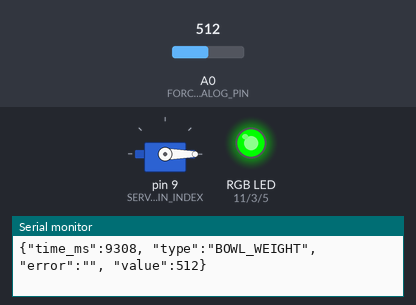
A sketch run on a simulated Arduino Uno, built with avr-gcc and run on an emulated ATmega328P. Parts: servo, an RGB LED mixed from three pins (HIGH = lit), the last lines printed to the serial monitor. The inputs (shaded band) are chosen by the test bench; at power-on: A0 (FORCE_SENSOR_ANALOG_PIN) = 512. Dim RGB values are drawn brighter than linear.

Above: at 1.2 s.
1.3 s: A0 (FORCE_SENSOR_ANALOG_PIN) set to 473
4.3 s: A0 (FORCE_SENSOR_ANALOG_PIN) set to 451
At 4.8 s:
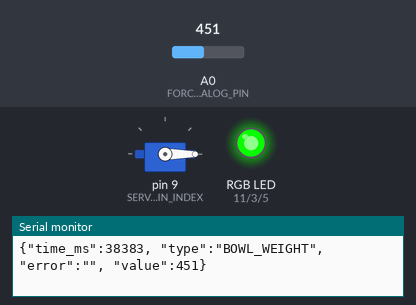
5.8 s: A0 (FORCE_SENSOR_ANALOG_PIN) set to 0
At 6.2 s:
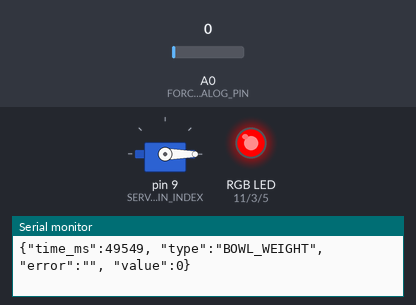
7.3 s: A0 (FORCE_SENSOR_ANALOG_PIN) set to 122
At 8.7 s:
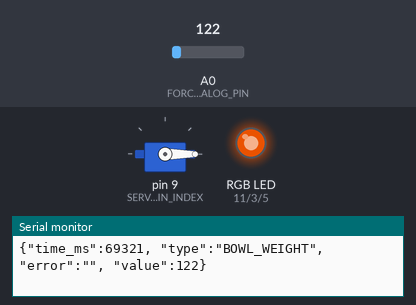
10.3 s: A0 (FORCE_SENSOR_ANALOG_PIN) set to 265
At 11.6 s:
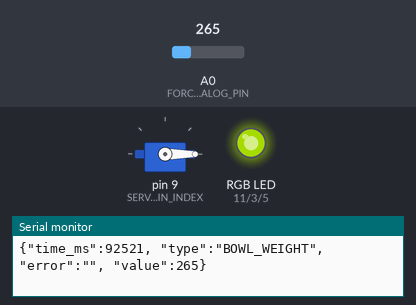
Timing chart, 0 to 12.8 s (numbered marks = the images above; inputs shaded):
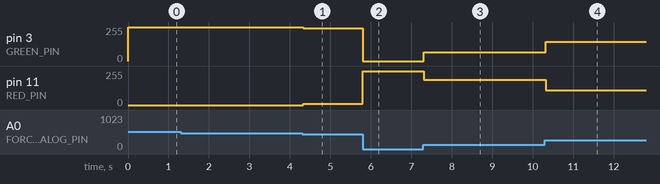

Measured:
- after the input at 4.3 s, pin 3 (GREEN_PIN): 255/255 → 246/255 at once; pin 11 (RED_PIN): 0/255 → 9/255 at once
- after the input at 5.8 s, pin 3 (GREEN_PIN): 246/255 → 0/255 at once; pin 11 (RED_PIN): 9/255 → 255/255 at once
- after the input at 7.3 s, pin 3 (GREEN_PIN): 0/255 → 66/255 at once; pin 11 (RED_PIN): 255/255 → 189/255 at once
- after the input at 10.3 s, pin 3 (GREEN_PIN): 66/255 → 145/255 at once; pin 11 (RED_PIN): 189/255 → 110/255 at once

The sketch:

code.ino
```cpp
// Include the Servo library
#include <Servo.h>

#include <string.h>

#define HIGH_SERVO_DEG 90
#define LOW_SERVO_DEG 0

#define SERVO_RAW_PIN_INDEX 9

#define RED_CHANNEL_INDEX 2
#define RED_PIN (1 << DDB3)
#define RED_DIRECTION_PORT DDRB
#define RED_PWM_REGISTER OCR2A

#define GREEN_CHANNEL_INDEX 1
#define GREEN_PIN (1 << DDD3)
#define GREEN_DIRECTION_PORT DDRD
#define GREEN_PWM_REGISTER OCR2B

#define BLUE_CHANNEL_INDEX 0
#define BLUE_PIN (1 << DDD5)
#define BLUE_DIRECTION_PORT DDRD
#define BLUE_PWM_REGISTER OCR0B

#define FORCE_SENSOR_ANALOG_PIN (1 << DDC0)
#define FORCE_SENSOR_DIRECTION_PORT DDRC
#define FORCE_SENSOR_ANALOG_PIN_ADC_INDEX 0

#define FORCE_MAX 466.0
#define RGB_MAX 255.0

#define FORCE_TO_RGB_RATIO RGB_MAX / FORCE_MAX

#define MAX_MESSAGE_CHARS 128
#define START_MARKER '<'
#define END_MARKER '>'

#define REFILL_STATE_OFF 0
#define REFILL_STATE_ON 1

#define TARGET_WEIGHT_MIN 1

const char * OUTPUT_TYPE_BOWL_CAPACITY = "BOWL_CAPACITY";
const char * OUTPUT_TYPE_BOWL_WEIGHT = "BOWL_WEIGHT";
const char * OUTPUT_TYPE_TARGET_WEIGHT_UPDATE = "TARGET_WEIGHT_UPDATE";
const char * OUTPUT_TYPE_REFILL_STATE_UPDATE = "REFILL_STATE_UPDATE";
const char * OUTPUT_TYPE_EMPTY_BOWL_ALERT = "EMPTY_BOWL_ALERT";
const char * OUTPUT_TYPE_GENERAL_ERROR_ALERT = "GENERAL_ERROR_ALERT";
const char * INPUT_TYPE_REFILL_COMMAND = "REFILL";
const char * INPUT_TYPE_NEW_TARGET_WEIGHT_COMMAND = "NEW_TARGET_WEIGHT";

// settings
const uint16_t bowl_capacity = (uint16_t) FORCE_MAX;

// Create a Servo object
Servo food_blocker_servo;
// Init read sm message vars
char received_chars[MAX_MESSAGE_CHARS];
uint8_t partial = 0;

// Init refill flags
uint8_t refill = 0;
uint8_t user_notified_for_empty_bowl = 0;
uint16_t user_target_weight = FORCE_MAX; // default

void pwm_timers_setup() {
  // Configure Timer0 to generate the PWM signal for D3 (OC0B)
  TCCR0A = (1 << WGM00) | (1 << WGM01) | (1 << COM0B1);
  TCCR0B = (1 << CS01);

  // Configure Timer2 to generate the PWM signal for D11 (OC2A) and D5 (OC2B)
  TCCR2A = (1 << WGM21) | (1 << WGM20) | (1 << COM2A1) | (1 << COM2B1);
  TCCR2B = (1 << CS21);
}

void adc_setup() {
  // Set the ADC reference to AVcc (5V)
  // It provides power to the ADC circuitry on the chip
  ADMUX = (1 << REFS0);

  // Set the ADC prescaler to 128 (for a 16 MHz clock, this will give 125 KHz ADC clock)
  ADCSRA = (1 << ADPS2) | (1 << ADPS1) | (1 << ADPS0);

  // Enable ADC
  ADCSRA |= (1 << ADEN);
}

void setup() {
  Serial.begin(115200);
  // Set RGB led pins as output
  RED_DIRECTION_PORT |= RED_PIN;
  GREEN_DIRECTION_PORT |= GREEN_PIN;
  BLUE_DIRECTION_PORT |= BLUE_PIN;
  // Set Force sensor pin as input
  FORCE_SENSOR_DIRECTION_PORT &= ~FORCE_SENSOR_ANALOG_PIN;

  // Init pwm timers for led
  pwm_timers_setup();
  // Init ADC Setup for analog read
  adc_setup();
  //update_color(BLUE_CHANNEL_INDEX, RGB_MAX);

  // Attach the servo to relevant analog pin
  food_blocker_servo.attach(SERVO_RAW_PIN_INDEX);
  food_blocker_servo.write(LOW_SERVO_DEG);
  // output base settings
  update(OUTPUT_TYPE_TARGET_WEIGHT_UPDATE, NULL, & user_target_weight);
  update(OUTPUT_TYPE_BOWL_CAPACITY, NULL, & bowl_capacity);
}

void update_color(uint8_t channel, uint8_t value) {
  switch (channel) {
  case BLUE_CHANNEL_INDEX:
    BLUE_PWM_REGISTER = value;
    break;
  case GREEN_CHANNEL_INDEX:
    GREEN_PWM_REGISTER = value;
    break;
  case RED_CHANNEL_INDEX:
    RED_PWM_REGISTER = value;
    break;
  default:
    break;
  }
}

uint16_t readAnalog(uint8_t channel) {
  // Select the ADC channel, clear the previous channel selection
  ADMUX = (ADMUX & 0xF0) | (channel & 0x0F);

  // Start the conversion
  ADCSRA |= (1 << ADSC);

  // Wait for the conversion to complete
  while (ADCSRA & (1 << ADSC));

  // Return the ADC value
  return ADC;
}

uint16_t measure_weight() {
  return readAnalog(FORCE_SENSOR_ANALOG_PIN_ADC_INDEX);
}

// i have the real max weight which is weight
// i have desired max which is user_target_blah
// i have rgb value that should reflect weight / desired
void update_led_color_based_on_weight(uint16_t weight) {
  //float factor = RGB_MAX / FORCE_MAX;
  float normalized_weight = (float) weight / (float) user_target_weight;
  if (normalized_weight > 1) {
    normalized_weight = 1.0;
  }
  uint8_t rgb_value = RGB_MAX * normalized_weight;
  update_color(GREEN_CHANNEL_INDEX, rgb_value);
  update_color(RED_CHANNEL_INDEX, RGB_MAX - rgb_value);
}

char get_food_blocker_rotation_direction(uint8_t source, uint8_t dest) {
  if (source == dest) {
    return 0;
  }
  return source < dest ? 1 : -1;
}

void rotate_food_blocker(uint8_t finalDeg) {
  uint8_t currDeg;
  char direction;

  do {
    currDeg = food_blocker_servo.read();
    direction = get_food_blocker_rotation_direction(currDeg, finalDeg);
    food_blocker_servo.write(currDeg + direction);
    delay(10);
  } while (direction);
}

void update(const char * type,
  const char * error,
    const uint16_t * value) {
  unsigned long now_ms = millis();
  Serial.print("{\"time_ms\":");
  Serial.print(now_ms);

  Serial.print(", \"type\":");
  Serial.print("\"");
  Serial.print(type);
  Serial.print("\"");

  Serial.print(", \"error\":");
  Serial.print("\"");
  if (error != NULL) {
    Serial.print(error);
  }
  Serial.print("\"");

  Serial.print(", \"value\":");
  if (value != NULL) {
    Serial.print(* value);
  } else {
    Serial.print(0);
  }

  Serial.print("}\n");
}

uint8_t read_serial_chunk() {
  uint8_t has_new_data = 0;
  static uint8_t receive_in_progress = 0;
  static uint8_t next_index = 0;

  char rc;

  while (Serial.available() > 0 && has_new_data == 0) {
    if (next_index + 1 >= MAX_MESSAGE_CHARS) {
      received_chars[next_index] = '\0';
      has_new_data = 1;
      next_index = 0;
      partial = 1;
      break;
    }
    partial = 0;

    rc = Serial.read();

    if (receive_in_progress == 1) {
      if (rc == END_MARKER) {
        // terminate the string
        received_chars[next_index] = '\0';
        has_new_data = 1;
        receive_in_progress = 0;
        next_index = 0;
        break;
      } else {
        received_chars[next_index] = rc;
        next_index += 1;
      }
    } else if (rc == START_MARKER) {
      receive_in_progress = 1;
    }
  }

  return has_new_data;
}

void set_refill_value(uint16_t new_value) {
  if (refill == new_value) {
    return;
  }
  refill = new_value;
  update(OUTPUT_TYPE_REFILL_STATE_UPDATE, NULL, & new_value);
}

void on_refill_command() {
  set_refill_value(REFILL_STATE_ON);
}

void on_new_target_weight_command(uint16_t value) {
  if (value > FORCE_MAX) {
    char error[60];
    sprintf(error, "target weight exceeded maximum value - %d", (int) FORCE_MAX);
    update(OUTPUT_TYPE_TARGET_WEIGHT_UPDATE, error, NULL);
  } else if (value < TARGET_WEIGHT_MIN) {
    char error[60];
    sprintf(error, "target weight is below minimum value - %d", TARGET_WEIGHT_MIN);
    update(OUTPUT_TYPE_TARGET_WEIGHT_UPDATE, error, NULL);
  } else {
    user_target_weight = value;
    update(OUTPUT_TYPE_TARGET_WEIGHT_UPDATE, NULL, & user_target_weight);
  }
}

void process_serial_chunk() {
  // <value=something command=something>
  int value;
  char command[16];
  sscanf(
    received_chars,
    "value=%i command=%[^\t\n]", &
    value,
    command
  );
  // handle commands
  if (strcmp(command, INPUT_TYPE_REFILL_COMMAND) == 0) {
    on_refill_command();
  } else if (strcmp(command, INPUT_TYPE_NEW_TARGET_WEIGHT_COMMAND) == 0) {
    on_new_target_weight_command(value);
  } else {
    char error[60];
    sprintf(error, "unknown command - %s", command);
    update(OUTPUT_TYPE_GENERAL_ERROR_ALERT, error, NULL);
  }
}

void output_bowl_weight(uint16_t weight) {
  unsigned long now_ms = millis();
  static unsigned long latest_emit_ms = 0;
  if (now_ms - latest_emit_ms > 150) {
    update(OUTPUT_TYPE_BOWL_WEIGHT, NULL, & weight);
    latest_emit_ms = millis();
  }
}

void empty_bowl_alert() {
  update(OUTPUT_TYPE_EMPTY_BOWL_ALERT, NULL, NULL);
}

uint16_t dispenser_weight_loop() {
  uint16_t weight;

  weight = measure_weight();
  update_led_color_based_on_weight(weight);
  output_bowl_weight(weight);
  return weight;
}

void dispenser_loop() {
  uint16_t weight;

  weight = dispenser_weight_loop();

  // release rate limit once user refill detected
  if (weight > 0 && user_notified_for_empty_bowl) {
    user_notified_for_empty_bowl = 0;
  }

  switch(refill) {
    case REFILL_STATE_OFF: {
      if (weight > 0) {
        break;
      }
      if (user_notified_for_empty_bowl == 0) {
        // notify user
        empty_bowl_alert();
        // avoid throttle user until refill starts
        user_notified_for_empty_bowl = 1;
      }
      break;
    }
    case REFILL_STATE_ON: {
      if (weight < user_target_weight) {
        rotate_food_blocker(HIGH_SERVO_DEG);
      } else {
        rotate_food_blocker(LOW_SERVO_DEG);
        set_refill_value(REFILL_STATE_OFF);
      }
      break;
    }
  }
}

void handle_input() {
  uint8_t has_new_data = read_serial_chunk();
  if (has_new_data == 1) {
    process_serial_chunk();
  }
}

void loop() {
  handle_input();
  dispenser_loop();
  delay(300);
}
```
